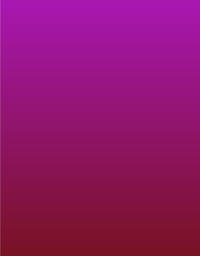
Frame 1 (no input)
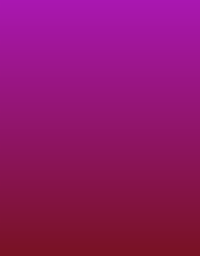
Frame 60 (the mouse pressed at the canvas centre just before this capture)
Frame 120 (the mouse held since frame 60 and released just before this capture): identical to frame 60, image omitted

The Processing sketch that drew these frames (run headless with seeded random() and noise(); from frame 60 on, the mouse is pressed at the canvas centre):

// Processing sketch: GradientExample
// ── GradientExample.pde
/**
 * Gradient exercise solution
 * Creates a better gradient than what we made before
 * @version Jan 13 2025
 */

final color STARTING_COLOUR = #a917b1;
final color FINAL_COLOUR = #781222;

void setup()
{
  size(200, 256);
}

void draw()
{
  int y = 0;  //start drawing lines from the top
  
  //draw lines down the screen
  while(y < height)
  {
    float ratio = map(y, 0, height, 0, 1);
    color strokeColour = lerpColor(STARTING_COLOUR, FINAL_COLOUR, ratio);
    
    //stroke(y);  //Progression 1
    //stroke(y, 255, 43);  //Progression 2
    stroke(strokeColour);  //Progression 3
    line(0, y, width, y);
    
    y += 1;
  }
}
